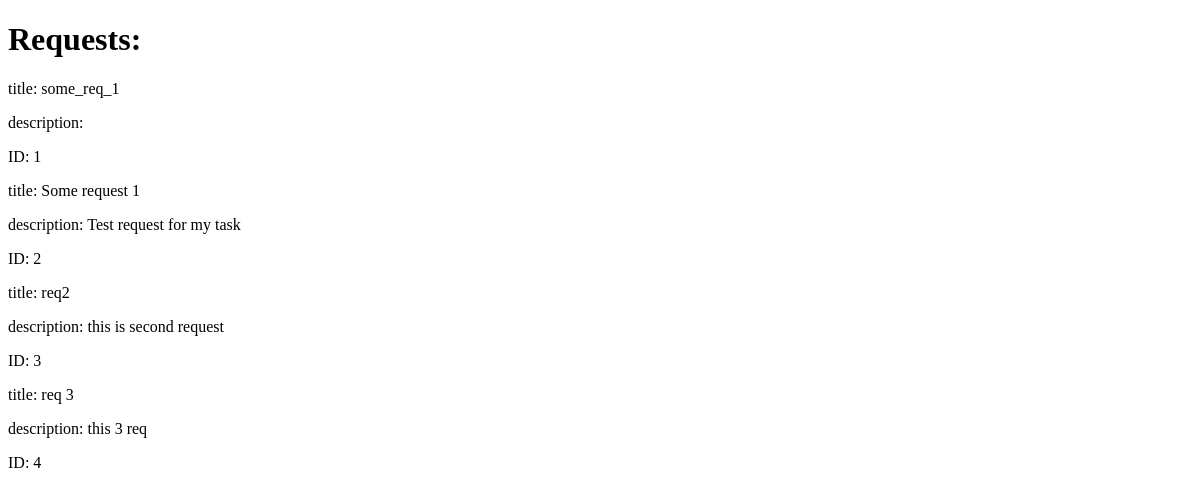
Page /requests/ on the earlier database version.
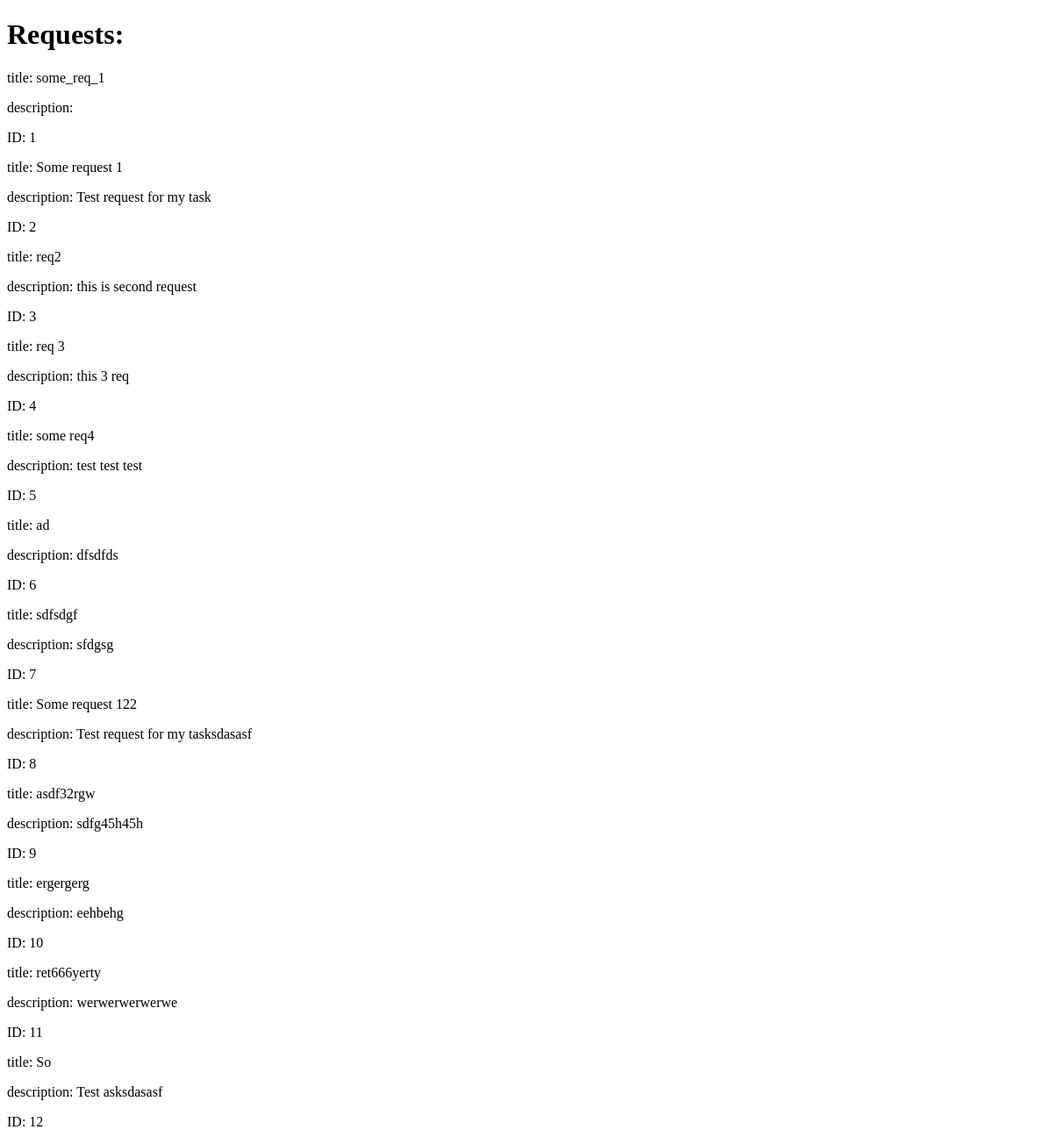
Same page on the later database version.
### nekta_requests/models.py (models this page shows, shortened)
class Request(models.Model):
    title = models.CharField(max_length=100)
    description = models.TextField(null=False, blank=True)
    created_at = models.DateTimeField(auto_now_add=True)
    user = models.ForeignKey(User, on_delete=models.PROTECT)

### nekta_requests/views.py (the view)
# urls.py: path('requests/', viewing_request, name='requests'),
def viewing_request(request: HttpRequest) -> HttpResponse:
    context = {
        'requests': Request.objects.all(),
    }
    return render(request, 'nekta_requests/viewing_requests.html', context=context)

### nekta_requests/templates/nekta_requests/viewing_requests.html (shortened to what this page needs)
{% extends 'nekta_requests/base.html' %}
{% block body %}
    <h1>Requests:</h1>
    {% if requests %}
    <div>
        {% for request in requests %}
        <div>
            <p>title: {{ request.title }}</p>
            <p>description: {{ request.description }}</p>
            <p>ID: {{request.pk}} </p>
        </div>
        {% endfor %}
    </div>
    {% else %}
    <h3>Not requests yet</h3>
    {% endif %}
{% endblock %}

Differences in the rows shown:
added Request: title "some req4", description "test test test", pk "5"
added Request: title "ad", description "dfsdfds", pk "6"
added Request: title "sdfsdgf", description "sfdgsg", pk "7"
added Request: title "Some request 122", description "Test request for my tasksdasasf", pk "8"
added Request: title "asdf32rgw", description "sdfg45h45h", pk "9"
added Request: title "ergergerg", description "eehbehg", pk "10"
added Request: title "ret666yerty", description "werwerwerwerwe", pk "11"
added Request: title "So", description "Test asksdasasf", pk "12"
